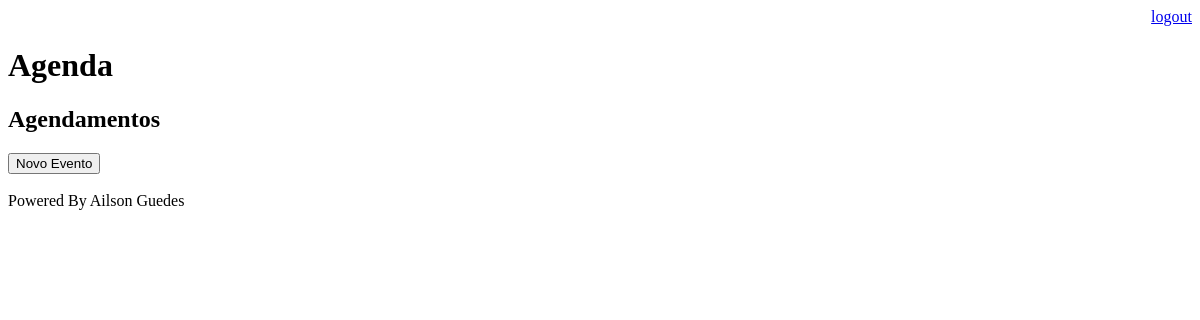
/agenda/ (signed in), run on an earlier commit of the app's database.
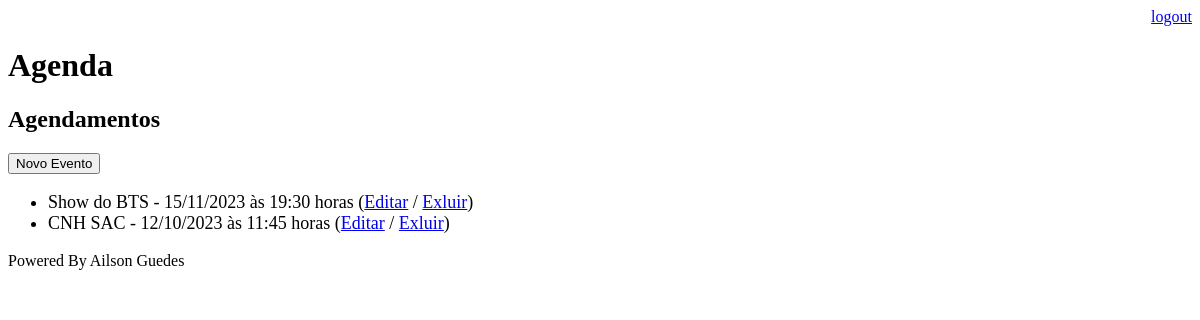
And on a later commit of the database.
### core/models.py (models this page shows, shortened)
class Evento(models.Model):
    titulo = models.CharField(max_length=100)
    descricao = models.TextField(blank=True, null=True)
    dataEvento = models.DateTimeField(verbose_name='Data do Evento')
    dataCriacao = models.DateTimeField(auto_now=True, verbose_name='Data de Criação')
    usuario = models.ForeignKey(User, on_delete=models.CASCADE)
    class Meta:
        db_table = 'evento'
    def get_data_evento(self):
        return self.dataEvento.strftime('%d/%m/%Y às %H:%M horas')
    def getEventoAtrasado(self):
        if self.dataEvento < datetime.now():
             return True
        else:
            return False

### core/views.py (the view)
# urls.py: path('agenda/', views.listaEventos),
@login_required(login_url='/login/')
def listaEventos(request):
    usuario = request.user
    dataAtual = datetime.now() - timedelta(hours=1)
    evento = Evento.objects.filter(usuario=usuario,
                                   dataEvento__gt=dataAtual)
    data = {'eventos':evento}
    return render (request, 'agenda.html', data)

### templates/agenda.html (shortened to what this page needs)
{% extends "model-page.html" %}
{% block content %}
        <h2>Agendamentos</h2>
        <a href="evento/">
            <button type="button">Novo Evento</button>
        </a>
        <ul style="font-size: 18px">
            {% for evento in eventos %}
                <li>
                    <div style=>
                        {{ evento.titulo }} - {{ evento.get_data_evento }}
                        (<a href="evento/?id={{evento.id}}">Editar</a>
                        / <a href="evento/delete/{{ evento.id }}/">Exluir</a>)
                    </div>
                </li>
            {% endfor %}
        </ul>
{% endblock %}

What changed in the data, as far as the page shows it:
added Evento: titulo "Show do BTS", get_data_evento "15/11/2023 às 19:30 horas"
added Evento: titulo "CNH SAC", get_data_evento "12/10/2023 às 11:45 horas"
